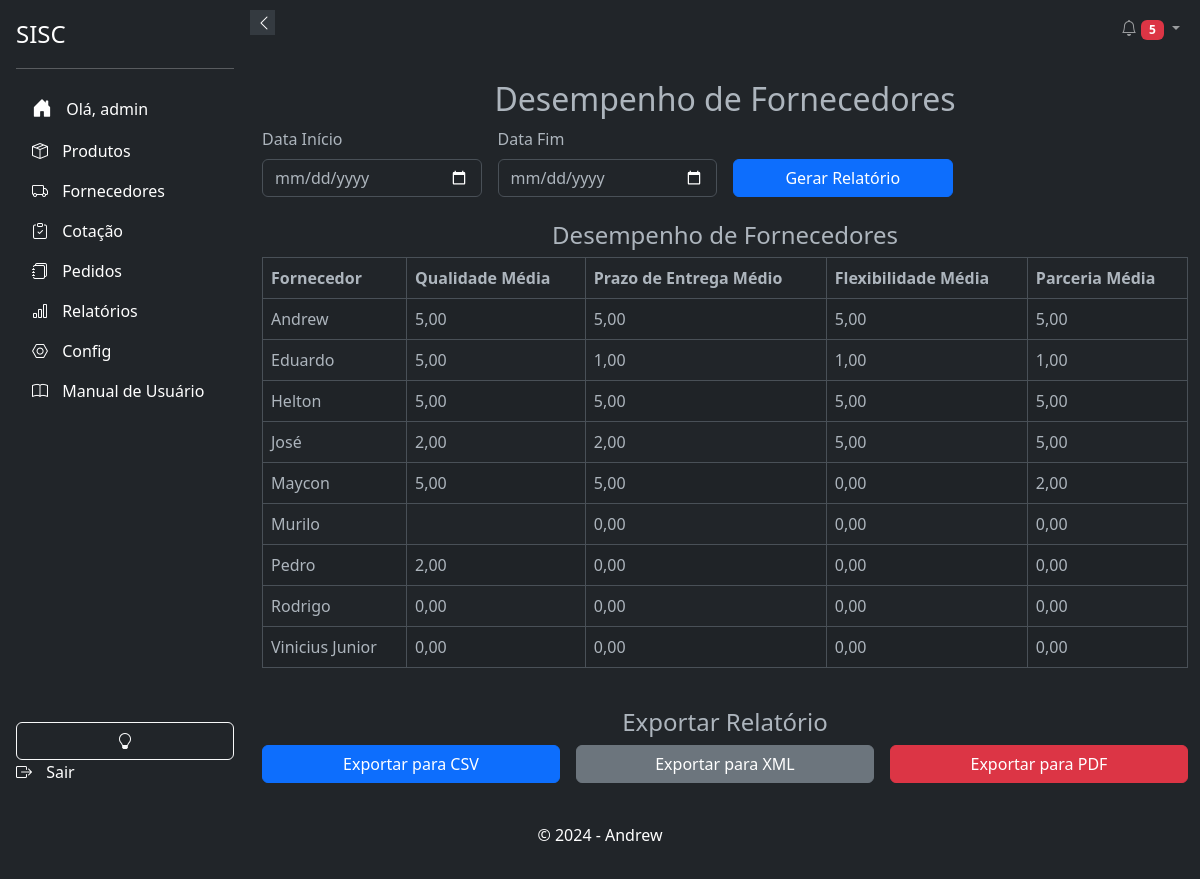
Page /relatorios/desempenho-fornecedores/ (signed in) on the committed database.
### suppliers/models.py (models this page shows, shortened)
class Supplier(models.Model):
    user = models.ForeignKey(settings.AUTH_USER_MODEL, on_delete=models.CASCADE, blank=True, null=True)
    name = models.CharField(max_length=255)
    email = models.EmailField(unique=True)
    phone_regex = RegexValidator(regex=r'^\+?\d{10,15}$', message="Número de telefone no formato: '+999999999'. Até 15 dígitos.", )
    phone = models.CharField(validators=[phone_regex], max_length=17, blank=True)
    company = models.CharField(max_length=255, null=True, blank=True)
    cnpj = models.CharField(max_length=18, unique=True, validators=[validate_cnpj], null=True, blank=True)
    active = models.BooleanField(default=True, verbose_name="Ativo")
    address_line_1 = models.CharField("Endereço", max_length=255, null=True, blank=True)
    address_line_2 = models.CharField("Complemento", max_length=255, null=True, blank=True)
    city = models.CharField("Cidade", max_length=100, null=True, blank=True)
    state = models.CharField("Estado", max_length=50, null=True, blank=True)
    zip_code = models.CharField("CEP", max_length=10, null=True, blank=True)
    minimum_order_value = models.DecimalField("Valor Mínimo para Pedido", max_digits=10, decimal_places=3, validators=[MinValueValidator(0)], null=True, blank=True)
    order_response_deadline = models.TimeField("Prazo de Resposta para Pedidos", null=True, blank=True)
    departments = models.ManyToManyField('products.Departamento', related_name='suppliers', blank=True)
    categories = models.ManyToManyField(Category, blank=True, verbose_name="Categorias")
    subcategories = models.ManyToManyField(Subcategory, blank=True, verbose_name="Subcategorias")
    brands = models.ManyToManyField(Brand,  blank=True, verbose_name="Marcas")
    created_at = models.DateTimeField(auto_now_add=False, default=datetime.datetime.now, null=True, blank=True)
    updated_at = models.DateTimeField(auto_now=True, verbose_name="Atualizado em")
    deleted = models.BooleanField(default=False)
    holiday_cover_name = models.CharField("Nome do Fornecedor de Férias", max_length=255, null=True, blank=True)
    holiday_cover_email = models.EmailField("Email do Fornecedor de Férias", null=True, blank=True)
    holiday_cover_phone = models.CharField("Telefone do Fornecedor de Férias", validators=[phone_regex], max_length=17, blank=True, null=True)
    observation = models.TextField("Observação", null=True, blank=True)
    delivery_days = models.CharField("Dias de Entrega", max_length=100, blank=True, null=True)
    quality_rating = models.IntegerField(default=0, blank=True, null=True)
    delivery_time_rating = models.IntegerField(default=0, blank=True, null=True)
    price_rating = models.IntegerField(default=0, blank=True, null=True)
    reliability_rating = models.IntegerField(default=0, blank=True, null=True)
    flexibility_rating = models.IntegerField(default=0, blank=True, null=True)
    partnership_rating = models.IntegerField(default=0, blank=True, null=True)
    comments = models.TextField("Comentários", max_length=100, blank=True, null=True)
    billing_deadline_choices = [
        ('1-2', '1 a 2 dias úteis'),
        ('3-5', '3 a 5 dias úteis'),
        ('6-10', '6 a 10 dias úteis'),
        ('11-15', '11 a 15 dias úteis'),
        ('15+', 'Mais de 15 dias úteis'),
        ('negotiable', 'A combinar')
    ]
    billing_deadline = models.CharField(max_length=20, choices=billing_deadline_choices, default='1-2', verbose_name="Prazo de Faturamento")
    specific_billing_deadline = models.CharField(max_length=50, blank=True, null=True, verbose_name="Prazo Específico de Faturamento")
    class Meta:
        ordering = ['name']

### relatorios/views.py (the view, shortened to what this page needs)
# urls.py: path('desempenho-fornecedores/', DesempenhoFornecedoresView.as_view(), name='desempenho_fornecedores'),
@method_decorator(login_required(login_url=''), name='dispatch')
class DesempenhoFornecedoresView(TemplateView):
    template_name = 'relatorios/desempenho_fornecedores.html'
    def get(self, request):
        data_inicio = request.GET.get('data_inicio')
        data_fim = request.GET.get('data_fim')
        if data_inicio and data_fim:
            fornecedores = Supplier.objects.filter(created_at__gte=data_inicio, updated_at__lte=data_fim)
        else:
            fornecedores = Supplier.objects.all()
        desempenho_fornecedores = fornecedores.annotate(
            qualidade_media=Avg('quality_rating'),
            prazo_entrega_medio=Avg('delivery_time_rating'),
            preco_medio=Avg('price_rating'),
            confiabilidade_media=Avg('reliability_rating'),
            flexibilidade_media=Avg('flexibility_rating'),
            parceria_media=Avg('partnership_rating')
        ).order_by('name')
        context = {
            'desempenho_fornecedores': desempenho_fornecedores,
        }
        return render(request, self.template_name, context)

### relatorios/templates/relatorios/desempenho_fornecedores.html (shortened to what this page needs)
{% extends 'base.html' %}
{% block content %}
<div class="container my-4">
    <h2 class="text-center">Desempenho de Fornecedores</h2>
    <form method="get" class="row g-3">
        <div class="col-md-3">
            <label for="data_inicio" class="form-label">Data Início</label>
            <input type="date" id="data_inicio" name="data_inicio" class="form-control" required>
        </div>
        <div class="col-md-3">
            <label for="data_fim" class="form-label">Data Fim</label>
            <input type="date" id="data_fim" name="data_fim" class="form-control" required>
        </div>
        <div class="col-md-3 d-flex align-items-end">
            <button type="submit" class="btn btn-primary w-100">Gerar Relatório</button>
        </div>
    </form>
    <div class="row mt-4">
        <div class="col-md-12">
            <h4 class="text-center">Desempenho de Fornecedores</h4>
            <table class="table table-striped table-bordered">
                <thead>
                    <tr>
                        <th>Fornecedor</th>
                        <th>Qualidade Média</th>
                        <th>Prazo de Entrega Médio</th>
                        <th>Flexibilidade Média</th>
                        <th>Parceria Média</th>
                    </tr>
                </thead>
                <tbody>
                    {% for fornecedor in desempenho_fornecedores %}
                    <tr>
                        <td>{{ fornecedor.name }}</td>
                        <td>{{ fornecedor.qualidade_media|floatformat:2 }}</td>
                        <td>{{ fornecedor.prazo_entrega_medio|floatformat:2 }}</td>
                        <td>{{ fornecedor.flexibilidade_media|floatformat:2 }}</td>
                        <td>{{ fornecedor.parceria_media|floatformat:2 }}</td>
                    </tr>
                    {% endfor %}
                </tbody>
            </table>
        </div>
    </div>
    <div class="row mt-4">
        <div class="col-md-12">
            <h4 class="text-center">Exportar Relatório</h4>
            <form method="post" class="row g-3">
                <div class="col-md-4">
                    <button type="submit" name="formato" value="csv" class="btn btn-primary w-100">Exportar para CSV</button>
                </div>
                <div class="col-md-4">
                    <button type="submit" name="formato" value="xml" class="btn btn-secondary w-100">Exportar para XML</button>
                </div>
                <div class="col-md-4">
                    <button type="submit" name="formato" value="pdf" class="btn btn-danger w-100">Exportar para PDF</button>
                </div>
            </form>
        </div>
    </div>
</div>
{% endblock %}

### app/templates/components/_sidebar.html (shortened to what this page needs)
<!DOCTYPE html>
<html>
<head>
    <link href="https://cdn.jsdelivr.net/npm/bootstrap@5.3.0-alpha3/dist/css/bootstrap.min.css" rel="stylesheet">
    <link rel="stylesheet" href="https://cdn.jsdelivr.net/npm/bootstrap-icons@1.10.5/font/bootstrap-icons.css">
</head>
<body>
    <div class="sidebar d-flex flex-column flex-shrink-0 p-3 text-white bg-dark" id="sidebar">
        <button class="sidebar-toggle" onclick="toggleSidebar()">
            <i id="sidebar-toggle-icon" class="bi bi-chevron-left"></i>
        </button>
        <a href="#" class="d-flex align-items-center mb-3 mb-md-0 me-md-auto text-white text-decoration-none">
            <span class="fs-4">SISC</span>
        </a>
        <hr>
        {% if user.is_authenticated %}
            <ul class="nav nav-pills flex-column mb-auto">
                <li class="nav-item">
                    <a href="{% url 'accounts:home' %}" class="nav-link text-white" aria-current="page">
                        <i class="bi bi-house-door-fill fs-5"></i>
                        <span>Olá, {{ user.username }}</span>
                    </a>
                </li>
                <li>
                    <a href="{% url 'products:products_list' %}" class="nav-link text-white">
                        <i class="bi bi-box-seam"></i>
                        <span>Produtos</span>
                    </a>
                </li>
                <li>
                    <a href="{% url 'suppliers:supplier_list' %}" class="nav-link text-white">
                        <i class="bi bi-truck "></i>
                        <span>Fornecedores</span>
                    </a>
                </li>
                <li>
                    <a href="{% url 'cotacao:cotacao_list' %}" class="nav-link text-white">
                        <i class="bi bi-clipboard-check"></i>
                        <span>Cotação</span>
                    </a>
                </li>
                <li>
                    <a href="{% url 'respostas:listar_pedidos' %}" class="nav-link text-white">
                        <i class="bi bi-journals"></i>
                        <span>Pedidos</span>
                    </a>
                </li>
                <li>
                    <a href="{% url 'relatorios:gerar_relatorios' %}" class="nav-link text-white">
                        <i class="bi bi-bar-chart"></i>
                        <span>Relatórios</span>
                    </a>
                </li>
                <li>
                    <a href="{% url 'admin:index' %}" class="nav-link text-white">
                        <i class="bi bi-nut"></i>
                        <span>Config</span>
                    </a>
                </li>
                <li>
                    <a href="{% url 'relatorios:manual_usuario' %}" class="nav-link text-white">
                        <i class="bi bi-book"></i>
                        <span>Manual de Usuário</span>
                    </a>
                </li>
            <br>
            </ul>
            <button class="btn btn-outline-light" onclick="toggleTheme()">
                <i id="theme-toggle-icon" class="bi bi-lightbulb-fill"></i>
            </button>
            <a href="{% url 'accounts:logout' %}" class="nav-link text-white">
                <i class="bi bi-box-arrow-right"></i>
                <span>Sair</span>
            </a>
        {% else %}
            <a href="{% url 'accounts:login' %}" class="nav-link text-white">
                <i class="bi bi-box-arrow-in-right"></i>
                <span>Login</span>
            </a>
        {% endif %}
    </div>
</body>
</html>

### app/templates/base.html (style rules this page uses)
body, html { height: 100%; margin: 0; display: flex; flex-direction: column; }

### app/templates/components/_sidebar.html (style rules this page uses)
.sidebar { width: 250px; height: 100vh; position: fixed; top: 0; left: 0; background-color: #343a40; transition: all 0.3s; z-index: 1000; }
.sidebar .nav-link { white-space: nowrap; overflow: hidden; text-overflow: ellipsis; }
.sidebar .nav-link i { margin-right: 10px; }
.sidebar-toggle { position: absolute; top: 10px; right: -25px; width: 25px; height: 25px; background-color: #343a40; border: none; color: white; cursor: pointer; z-index: 1100; }

### rows in the picture
Supplier: name "Andrew", qualidade_media "5,00", prazo_entrega_medio "5,00", flexibilidade_media "5,00", parceria_media "5,00"
Supplier: name "Eduardo", qualidade_media "5,00", prazo_entrega_medio "1,00", flexibilidade_media "1,00", parceria_media "1,00"
Supplier: name "Helton", qualidade_media "5,00", prazo_entrega_medio "5,00", flexibilidade_media "5,00", parceria_media "5,00"
Supplier: name "José", qualidade_media "2,00", prazo_entrega_medio "2,00", flexibilidade_media "5,00", parceria_media "5,00"
Supplier: name "Maycon", qualidade_media "5,00", prazo_entrega_medio "5,00", flexibilidade_media "0,00", parceria_media "2,00"
Supplier: name "Murilo", prazo_entrega_medio "0,00", flexibilidade_media "0,00", parceria_media "0,00"
Supplier: name "Pedro", qualidade_media "2,00", prazo_entrega_medio "0,00", flexibilidade_media "0,00", parceria_media "0,00"
Supplier: name "Rodrigo", qualidade_media "0,00", prazo_entrega_medio "0,00", flexibilidade_media "0,00", parceria_media "0,00"
Supplier: name "Vinicius Junior", qualidade_media "0,00", prazo_entrega_medio "0,00", flexibilidade_media "0,00", parceria_media "0,00"

### other values in the picture
{{ notifications|length }} "5"
{{ user.username }} "admin"
